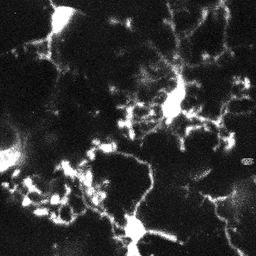
#> input picture data/img.tif, 256 x 256 px, shrunk from 380 x 380 before the run
$ python demo_2D.py
#> lines starting #> are read from the running program, lines starting #| are printed output that depends on the picture
#> further down, im is the input picture: shape (256, 256); min 0, max 255, mean 51.9
### VBET_boosting.py
import numpy as np
from numpy.fft import fft2, ifft2
from fun_psf2otf import psf2otf

def vessel_response(gxx,gyy,gxy,theta):
    R=gxx*(np.cos(np.deg2rad(theta)))**2 + gyy*(np.sin(np.deg2rad(theta)))**2 + gxy*(np.sin(np.deg2rad(2*theta)))
    return R

def compute_Hessian_of_Gaussian(X,Y,sigma):

    g=(1/(np.sqrt(2*np.pi)*sigma))*np.exp((-1)*(X**2+Y**2)/(2*sigma**2))

    gxx= np.multiply((X**2-sigma**2),g)/(sigma**4)
    gyy= np.multiply((Y**2-sigma**2),g)/(sigma**4)
    gxy= np.multiply(np.multiply(X,Y),g)/(sigma**4)
    return gxx,gyy,gxy

def max_response_local_and_evidence_filters(I,d,theta,psi,sigma_var,sgn):

    s = round(6*sigma_var);
    x= np.arange(-s,s+1,1)
    y= np.arange(-s,s+1,1)
    X, Y = np.meshgrid(x, y)

    gxx,gyy,gxy = compute_Hessian_of_Gaussian(X,Y,sigma_var)

    nr,nc=I.shape
    stack_psi=np.zeros([nr,nc,len(psi)])
    stack_theta=np.zeros([nr,nc,len(theta)])


    for ii in range(len(theta)):
        #print(ii)
        theta_var=theta[ii]
        for kk in range(len(psi)):

            psi_var=psi[kk]
            X_d_f = X + d*np.cos(np.deg2rad(theta_var+psi_var))
            Y_d_f = Y + d*np.sin(np.deg2rad(theta_var+psi_var))

            gxx_d_f,gyy_d_f,gxy_d_f = compute_Hessian_of_Gaussian(X_d_f,Y_d_f, sigma_var)

            X_d_b = X - d*np.cos(np.deg2rad(theta_var+psi_var))
            Y_d_b = Y - d*np.sin(np.deg2rad(theta_var+psi_var))

            gxx_d_b,gyy_d_b,gxy_d_b= compute_Hessian_of_Gaussian(X_d_b,Y_d_b,sigma_var)

            R_d=vessel_response(gxx,gyy,gxy,theta_var);
            R_f=vessel_response(gxx_d_f,gyy_d_f,gxy_d_f,theta_var+psi_var)
            R_b=vessel_response(gxx_d_b,gyy_d_b,gxy_d_b,theta_var+psi_var)

            F_R_d=psf2otf(((sgn*sigma_var**1.5)*R_d),I.shape)
            F_R_f=psf2otf(((sgn*sigma_var**1.5)*R_f),I.shape)
            F_R_b=psf2otf(((sgn*sigma_var**1.5)*R_b),I.shape)

            I_d=np.real(ifft2(fft2(I) * F_R_d))
            I_f=np.real(ifft2(fft2(I) * F_R_f))
            I_b=np.real(ifft2(fft2(I) * F_R_b))
            #I_d=I_d.astype(np.uint8); I_f=I_f.astype(np.uint8); I_b=I_b.astype(np.uint8);
            I_all = (I_d + 1*I_b + 1*I_f)
            #I_all[I_all < 0] = 0
            stack_psi[:,:,kk] = I_all;

        stack_theta[:,:,ii] = np.amax(stack_psi, axis=2)

    stack_final = np.amax(stack_theta, axis=2);

    return stack_final

def LDE_2D(im):
    I=im
    vessel_type = 'bright' #vessel_type;        #-- 'bright' or 'dark' vessel
    theta = np.arange(-90,91,15) #detector_orientation_in_plane;  #-- orientation space for detectors
    psi  = np.arange(-30,31,5)  #predictor_orientation_in_plane;    #-- orientation space for predictors
    smin=1;smax=2
    sigma_var=np.arange(smin,smax+1).tolist()              #-- scale space
    k     = 0.2 #offset_factor;            #-- d = k*sigma_var
    if vessel_type=='dark':
        sgn = 1
    else:
        sgn = -1;

    nr,nc=I.shape
#> nr = 256; nc = 256

    stack=np.zeros([nr,nc,len(sigma_var)])

    #tt = time.time()
    for i in range(len(sigma_var)):
        #print(i)
        d=k*sigma_var[i]
        stack[:,:,i]=max_response_local_and_evidence_filters(I,d,theta,psi,sigma_var[i],sgn)
    enh_im=np.amax(stack, axis=2)
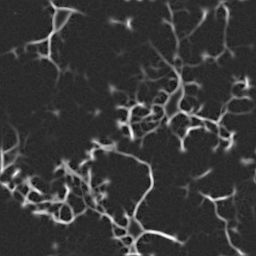
#> enh_im: shape (256, 256) float64; min -153.4, max 807.7, mean 61.7; drawn with min black and max white
    enh_im[enh_im > 255]=255; enh_im[enh_im < 0]=0;
    enh_im=enh_im.astype(np.uint8)
    return enh_im


# [22 lines left out: function pseudo_3D_LDE, not called in this run]


### fun_psf2otf.py
import numpy as np

def zero_pad(image, shape, position='corner'):
    """
    Extends image to a certain size with zeros

    Parameters
    ----------
    image: real 2d `numpy.ndarray`
        Input image
    shape: tuple of int
        Desired output shape of the image
    position : str, optional
        The position of the input image in the output one:
            * 'corner'
                top-left corner (default)
            * 'center'
                centered

    Returns
    -------
    padded_img: real `numpy.ndarray`
        The zero-padded image

    """
    shape = np.asarray(shape, dtype=int)
    imshape = np.asarray(image.shape, dtype=int)

    if np.alltrue(imshape == shape):
        return image

    if np.any(shape <= 0):
        raise ValueError("ZERO_PAD: null or negative shape given")

    dshape = shape - imshape
    if np.any(dshape < 0):
        raise ValueError("ZERO_PAD: target size smaller than source one")

    pad_img = np.zeros(shape, dtype=image.dtype)

    idx, idy = np.indices(imshape)

    if position == 'center':
        if np.any(dshape % 2 != 0):
            raise ValueError("ZERO_PAD: source and target shapes "
                             "have different parity.")
        offx, offy = dshape // 2
    else:
        offx, offy = (0, 0)

    pad_img[idx + offx, idy + offy] = image

    return pad_img

def psf2otf(psf, shape):
    """
    Convert point-spread function to optical transfer function.

    Compute the Fast Fourier Transform (FFT) of the point-spread
    function (PSF) array and creates the optical transfer function (OTF)
    array that is not influenced by the PSF off-centering.
    By default, the OTF array is the same size as the PSF array.

    To ensure that the OTF is not altered due to PSF off-centering, PSF2OTF
    post-pads the PSF array (down or to the right) with zeros to match
    dimensions specified in OUTSIZE, then circularly shifts the values of
    the PSF array up (or to the left) until the central pixel reaches (1,1)
    position.

    Parameters
    ----------
    psf : `numpy.ndarray`
        PSF array
    shape : int
        Output shape of the OTF array

    Returns
    -------
    otf : `numpy.ndarray`
        OTF array

    Notes
    -----
    Adapted from MATLAB psf2otf function

    """
    if np.all(psf == 0):
        return np.zeros_like(psf)

    inshape = psf.shape
    # Pad the PSF to outsize
    psf = zero_pad(psf, shape, position='corner')

    # Circularly shift OTF so that the 'center' of the PSF is
    # [0,0] element of the array
    for axis, axis_size in enumerate(inshape):
        psf = np.roll(psf, -int(axis_size / 2), axis=axis)

    # Compute the OTF
    otf = np.fft.fft2(psf)

    # Estimate the rough number of operations involved in the FFT
    # and discard the PSF imaginary part if within roundoff error
    # roundoff error  = machine epsilon = sys.float_info.epsilon
    # or np.finfo().eps
    n_ops = np.sum(psf.size * np.log2(psf.shape))
    otf = np.real_if_close(otf, tol=n_ops)

    return otf

### cane.py
import numpy as np
import sys
from numpy.fft import fft2, ifft2, fftshift, fftn, ifftn


def get_neuron_prominence_2d(img, window_size,fourier_window):
    H, W = img.shape
    # -- Centered gradients
    dx, dy = np.zeros((H, W)), np.zeros((H, W))
    dx[:, 1:W - 1] = (img[:, 2:] - img[:, :W - 2]) / 2
    dy[1:H - 1, :] = (img[2:, :] - img[:H - 2, :]) / 2

    E_dx = np.real(fftshift(ifft2(fft2(dx ** 2) * fourier_window) * window_size ** 2))
    E_dy = np.real(fftshift(ifft2(fft2(dy ** 2) * fourier_window) * window_size ** 2))
    E_dxy = np.real(fftshift(ifft2(fft2(dx * dy) * fourier_window) * window_size ** 2))
    delta = np.abs((E_dx + E_dy) ** 2 - 4 * (E_dx * E_dy - E_dxy ** 2)) ** 0.5
    b = E_dx + E_dy
    lambda1 = np.abs((b - delta) / 2) ** 0.5
    lambda2 = np.abs((b + delta) / 2) ** 0.5
    Q_map = lambda2 * (abs(lambda2 - lambda1) / (lambda1 + lambda2))
    return Q_map

# [41 lines left out: function get_neuron_prominence_3d, not called in this run]

def cane_2d(org_img, smooth_degree, window_size=15, iter_N=50, kappa1=2, kappa2=2, kappa3=2000):
#> called with smooth_degree = 0.001, window_size = 15, iter_N = 50, kappa1 = 2, kappa2 = 2, kappa3 = 2000
    H, W = org_img.shape
    # -- get the optical transfer function of gradient on x and y directions. (similar to psf2otf in Matlab)
    dx, dy, spatial_window = np.zeros((H, W)), np.zeros((H, W)), np.zeros((H, W))
    dx[H // 2, W // 2 - 1:W // 2 + 1] = [-1, 1]
    dy[H // 2 - 1:H // 2 + 1, W // 2] = [-1, 1]
    h_start, h_end = H // 2 - window_size // 2, H // 2 + window_size // 2 + 1
    w_start, w_end = W // 2 - window_size // 2, W // 2 + window_size // 2 + 1
    spatial_window[h_start:h_end, w_start:w_end] = 1 / (window_size ** 2)
    otfDx, otfDy = fft2(dx), fft2(dy)
    fourier_window = fft2(spatial_window)

    Denormin2 = abs(otfDx) ** 2 + abs(otfDy) ** 2

    beta = kappa2 * smooth_degree
    gamma = kappa3 * smooth_degree

    # -- record the convergence by mean squared difference to the original image
    diff_hist = []
    img = org_img.copy()
    weight = None

    for ite_num in range(iter_N):
        if ite_num % 10 == 0:
            neuron_prominence = get_neuron_prominence_2d(img, window_size,fourier_window)
            weight = 1. / (neuron_prominence+sys.float_info.epsilon)
        denorminator2 = 1 + beta * Denormin2
        # -- Step (3) in Alg. 1 in [1].
        h = np.hstack([img[:, 1:] - img[:, :W - 1], img[:, 0:1] - img[:, W - 1:]])
        v = np.vstack([img[1:, :] - img[:H - 1, :], img[0:1, :] - img[H - 1:, :]])

        # -- Step (4) in Alg. 1 in [1].
        diff_norm2 = (h ** 2 + v ** 2)
        t = diff_norm2 < (smooth_degree * weight) / beta
        h[t] = 0
        v[t] = 0

        # -- Step (5) in Alg. 1 in [1].
        d = img - org_img

        # -- Step (6) in Alg. 1 in [1].
        t = (d ** 2) < (1 / gamma)
        d[t] = 0

        # -- Step(2) in Alg.1 in [1].
        Normin2 = -np.hstack([h[:, 0:1] - h[:, W - 1:], h[:, 1:] - h[:, :W - 1]]) \
                  - np.vstack([v[0:1, :] - v[H - 1:, :], v[1:, :] - v[:H - 1, :]])

        Normin1 = fft2(org_img + d)
        FS = (Normin1 + beta * fft2(Normin2)) / denorminator2
        img = ifft2(FS).real

        # -- Step(7) in Alg.1 in [1].
        beta = beta * kappa1
        gamma = gamma * kappa1
        diff_hist.append(np.mean((img - org_img) ** 2))
#> this loop made 50 passes
#> pass 1, in get_neuron_prominence_2d, `delta = np.abs((E_dx + E_dy) ** 2 - 4 * (E_dx * E_dy - E_dxy ** 2)) **..`:
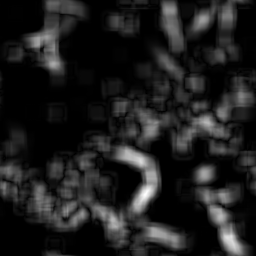
#> delta: shape (256, 256) float64; min 0.000103, max 11.97, mean 1.45; drawn with min black and max white
#> after the loop:
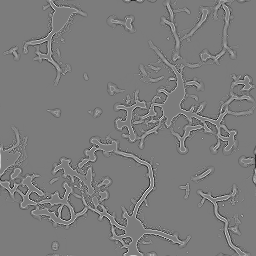
#> Normin2: shape (256, 256) float64; min -1.43, max 1.51, mean 2.44e-19; drawn with min black and max white
#> after the loop:
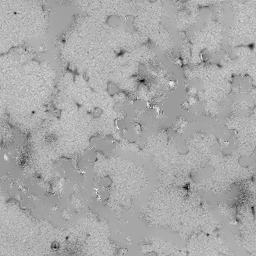
#> d: shape (256, 256) float64; min -0.41, max 0.208, mean 3.24e-05; drawn with min black and max white
#> after the loop:
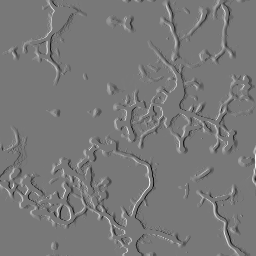
#> h: shape (256, 256) float64; min -0.843, max 0.935, mean -2.79e-08; drawn with min black and max white
#> after the loop:
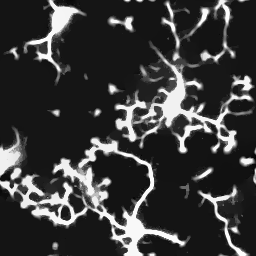
#> img: shape (256, 256) float64; min 0.0273, max 1.02, mean 0.258; drawn with min black and max white
#> after the loop:
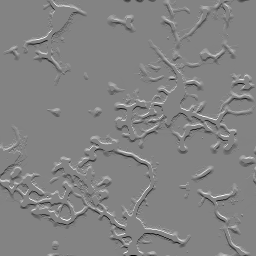
#> v: shape (256, 256) float64; min -0.885, max 0.837, mean -1.32e-08; drawn with min black and max white

    return img


# [64 lines left out: function cane_3d, not called in this run]

### demo_2D.py
from skimage import io
import matplotlib.pyplot as plt
import numpy as np
from VBET_boosting import LDE_2D
from cane import cane_2d


if __name__=="__main__":
    dir='./data/'
    # read image from the directory
    im=io.imread(dir+'img.tif')

    # normalize image
    im=im.astype(np.double)
    im=im/np.max(im[:])

    # perform VBET enhancement (2D)
    VE=LDE_2D(im*255)
    VE=VE.astype(np.double)
    VE=VE/255
    boosted_im=np.maximum(VE,im)
    smooth_degree=0.001 # hyperparameter in the optimization problem
    enhanced_im= cane_2d(boosted_im, smooth_degree)

    # Display enhanced and input image
    fig = plt.figure()
    fig.add_subplot(121)
    plt.title("Input image", fontsize=10)
    plt.imshow(im, cmap='gray')
    plt.axis('off')
    fig.add_subplot(122)
    plt.title("VBET enhanced image", fontsize=10)
    plt.imshow(enhanced_im, cmap = 'gray')
    plt.axis('off')
